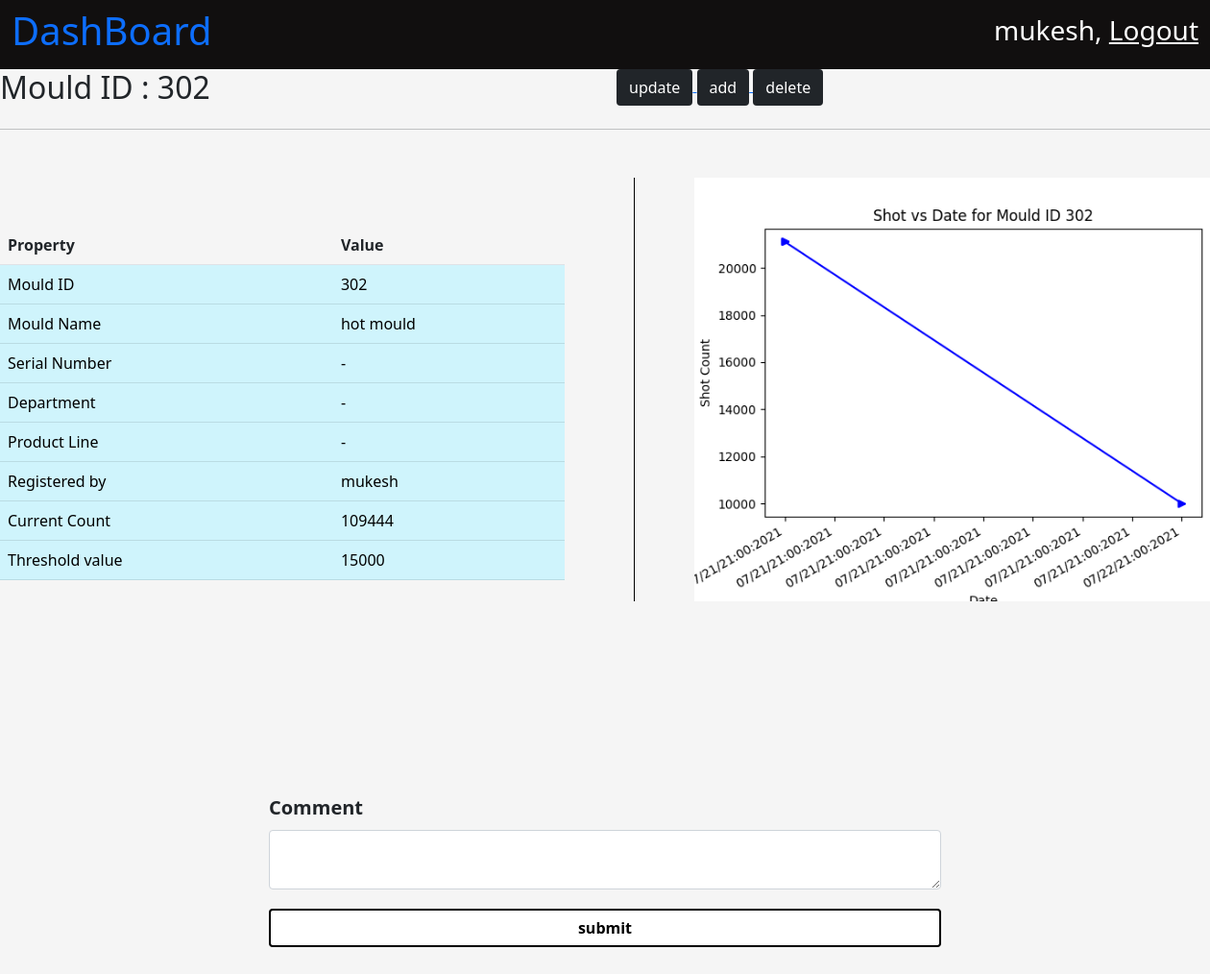
/mould/302/ (signed in), run on the app's committed database.
### mould/models.py (models this page shows, shortened)
class Mould(models.Model):
    mould_id = models.IntegerField(primary_key=True)
    mould_name = models.CharField(max_length=200)
    cavity_number = models.IntegerField()
    registered_date = models.DateTimeField(auto_now_add=True)
    registered_by = models.ForeignKey(User, on_delete=models.RESTRICT)
    threshold_value = models.IntegerField()
    present_count = models.IntegerField()
    def __str__(self):
        return str(self.mould_id)

### mould/views.py (the view, shortened to what this page needs)
# urls.py: path('<int:mould_id>/', views.mould_view, name = "MouldView"),
@login_required
def mould_view(request, mould_id):
    context = {}
    comments = MouldComment.objects.filter(mould_id = mould_id).order_by('commented_date_time')
    comments = list(comments)[::-1]
    print(comments)
    context['comments'] = comments
    mould_data =  Mould.objects.get(mould_id = mould_id)
    context['data'] = mould_data
    drawGraphMould_vs_shots(mould_data)
    return render(request, 'mould_id.html', context)

### mould/views.py (called while the page is built)
def drawGraphMould_vs_shots(mould_id):
    mould_status_data = MouldStatus.objects.filter(mould_id = mould_id).order_by('status_update')
    increment_date = []
    increment_count = []
    for mould in mould_status_data:
        increment_date.append(mould.status_update.date())
        increment_count.append(mould.count_increment)
    print(increment_count)
    print(increment_date)
    plt.title(f'Shot vs Date for Mould ID {mould_id}')
    plt.xlabel('Date')
    plt.ylabel('Shot Count')
    plt.plot(increment_date, increment_count,marker='>', color='blue')
    plt.gcf().autofmt_xdate()
    myFmt = mdates.DateFormatter('%D:%M:%Y')
    plt.gca().xaxis.set_major_formatter(myFmt)
    plt.savefig('mould/static/images/mould_daily_count.png')
    plt.close()

### mould/templates/mould_id.html (shortened to what this page needs)
{% extends 'base.html' %}
{% load static %}
{% block title %}
    <link
        rel="stylesheet"
        href="{% static 'css/mould_id.css' %}" >
{% endblock %}
{% block body_content %}
    <nav
        class="navbar navbar-light dashboard_nav">
        <div class="container-fluid dashboard_nav">
            <p class="h1 dashboard_title">
                <a href="{% url 'homePage' %}" style="text-decoration:None;">
                  DashBoard
                </a>
            </p>
            <div class="user_data">
                <p class="h3">
                    {{ request.user.first_name }},
                    <a href="{% url 'userLogout' %}">
                        Logout
                    </a>
                </p>
            </div>
        </div>
    </nav>
    <div class="heading_container">
        <div class="row">
            <div class="col">
               <p class="h2">
                    Mould ID : {{ data.mould_id }}
                </p>
            </div>
            <div class="col">
                <a href="#">
                    <button class="btn bg-dark text-white mould_button">
                        update
                    </button>
                </a>
                <a href="#">
                    <button class="btn bg-dark text-white mould_button">
                        add
                    </button>
                </a>
                <a href="#">
                    <button class="btn bg-dark text-white mould_button">
                        delete
                    </button>
                </a>
            </div>
        </div>
    </div>
    <hr />
    <div class="mould_data_show">
        <div class="row">
            <div class="col tableColumn">
                <table class="table">
                            <th scope="col">Property</th>
                            <th scope="col">Value</th>
                    <tr class="table-info">
                        <td class="table-info">
                            Mould ID
                        </td>
                        <td class="table-info">
                            {{ data.mould_id }}
                        </td>
                    </tr>
                    <tr class="table-info">
                        <td class="table-info">
                            Mould Name
                        </td>
                        <td class="table-info">
                            {{ data.mould_name }}
                        </td>
                    </tr>
                    <tr class="table-info">
                        <td class="table-info">
                            Serial Number
                        </td>
                        <td class="table-info">
                            -
                        </td>
                    </tr>
                    <tr class="table-info">
                        <td class="table-info">
                            Department
                        </td>
                        <td class="table-info">
                            -
                        </td>
                    </tr>
                    <tr class="table-info">
                        <td class="table-info">
                           Product Line
                        </td>
                        <td class="table-info">
                            -
                        </td>
                    </tr>
                    <tr class="table-info">
                        <td class="table-info">
                            Registered by
                        </td>
                        <td class="table-info">
                            {{ data.registered_by.first_name }}
                        </td>
                    </tr>
                    <tr class="table-info">
                        <td class="table-info">
                            Current Count
                        </td>
                        <td class="table-info">
                            {{ data.present_count }}
                        </td>
                    </tr>
                    <tr class="table-info">
                        <td class="table-info">
                            Threshold value
                        </td>
                        <td class="table-info">
                            {{ data.threshold_value }}
                        </td>
                    </tr>
                </table>
            </div>
            <div class="col graphColumn">
                <img src="{% static 'images/mould_daily_count.png' %}" class="img-fluid" alt="...">
            </div>
        </div>
    </div>
    <div class="container comment_box">
        <form action="." method = "POST">
              <label
                for="exampleInputEmail1"
                class="form-label"
                style="font-size : 20px;"
                >
                <b>
                Comment
                </b>
            </label>
            <textarea
            name = "comment"
            class="form-control"
            id="mouldName"
            aria-describedby="textHelp"
            required >
            </textarea>
            <div
            class="mb-3 submitButton">
            <button type="submit" class="btn btn-primary submitButton customSubmitButton"><b>submit</b></button>
        </div>
        </form>
    </div>
{% endblock %}

### mould/static/css/mould_id.css (style rules this page uses)
body { background-color: whitesmoke; }
nav.dashboard_nav { background-color: rgb(17, 15, 15); }
nav.dashboard_nav div.dashboard_nav { color : white; }
nav.dashboard_nav div.user_data p a { color: white; }
div.container { margin-top : 100px; padding: 100px; width: 900px; height: 500px; }
div.container form div button.customSubmitButton { width : 700px; color : black; background-color: white; border : 2px solid black; margin-top : 20px; }
div.mould_data_show { margin-top : 50px; }
div.mould_data_show div.row div.tableColumn { margin-top: 50px; }
div.mould_data_show div.graphColumn { margin-left: 60px; border-left: 0.5px solid black; }
div.mould_data_show div.graphColumn img { margin-left: 50px; width : 650px; }

### data on the page
Mould: mould_id "302", mould_name "hot mould", registered_by.first_name "mukesh", present_count "109444", threshold_value "15000"

### other printed values
{{ request.user.first_name }} "mukesh"
